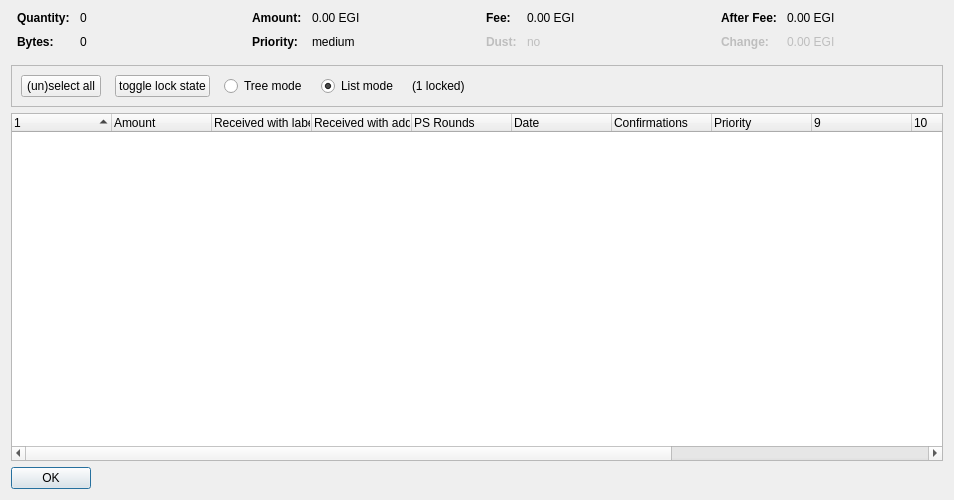
<?xml version="1.0" encoding="UTF-8"?>
<ui version="4.0">
 <class>CoinControlDialog</class>
 <widget class="QDialog" name="CoinControlDialog">
  <property name="geometry">
   <rect>
    <x>0</x>
    <y>0</y>
    <width>954</width>
    <height>500</height>
   </rect>
  </property>
  <property name="windowTitle">
   <string>Coin Selection</string>
  </property>
  <layout class="QVBoxLayout" name="verticalLayout">
   <item>
    <layout class="QHBoxLayout" name="horizontalLayoutTop" stretch="0,0,0,0">
     <property name="topMargin">
      <number>0</number>
     </property>
     <property name="bottomMargin">
      <number>10</number>
     </property>
     <item>
      <layout class="QFormLayout" name="formLayoutCoinControl1">
       <property name="horizontalSpacing">
        <number>10</number>
       </property>
       <property name="verticalSpacing">
        <number>10</number>
       </property>
       <property name="leftMargin">
        <number>6</number>
       </property>
       <property name="rightMargin">
        <number>6</number>
       </property>
       <item row="0" column="0">
        <widget class="QLabel" name="labelCoinControlQuantityText">
         <property name="font">
          <font>
           <weight>75</weight>
           <bold>true</bold>
          </font>
         </property>
         <property name="text">
          <string>Quantity:</string>
         </property>
        </widget>
       </item>
       <item row="0" column="1">
        <widget class="QLabel" name="labelCoinControlQuantity">
         <property name="cursor">
          <cursorShape>IBeamCursor</cursorShape>
         </property>
         <property name="contextMenuPolicy">
          <enum>Qt::ActionsContextMenu</enum>
         </property>
         <property name="text">
          <string notr="true">0</string>
         </property>
         <property name="textInteractionFlags">
          <set>Qt::LinksAccessibleByMouse|Qt::TextSelectableByKeyboard|Qt::TextSelectableByMouse</set>
         </property>
        </widget>
       </item>
       <item row="1" column="0">
        <widget class="QLabel" name="labelCoinControlBytesText">
         <property name="font">
          <font>
           <weight>75</weight>
           <bold>true</bold>
          </font>
         </property>
         <property name="text">
          <string>Bytes:</string>
         </property>
        </widget>
       </item>
       <item row="1" column="1">
        <widget class="QLabel" name="labelCoinControlBytes">
         <property name="cursor">
          <cursorShape>IBeamCursor</cursorShape>
         </property>
         <property name="contextMenuPolicy">
          <enum>Qt::ActionsContextMenu</enum>
         </property>
         <property name="text">
          <string notr="true">0</string>
         </property>
         <property name="textInteractionFlags">
          <set>Qt::LinksAccessibleByMouse|Qt::TextSelectableByKeyboard|Qt::TextSelectableByMouse</set>
         </property>
        </widget>
       </item>
      </layout>
     </item>
     <item>
      <layout class="QFormLayout" name="formLayoutCoinControl2">
       <property name="horizontalSpacing">
        <number>10</number>
       </property>
       <property name="verticalSpacing">
        <number>10</number>
       </property>
       <property name="leftMargin">
        <number>6</number>
       </property>
       <property name="rightMargin">
        <number>6</number>
       </property>
       <item row="0" column="0">
        <widget class="QLabel" name="labelCoinControlAmountText">
         <property name="font">
          <font>
           <weight>75</weight>
           <bold>true</bold>
          </font>
         </property>
         <property name="text">
          <string>Amount:</string>
         </property>
        </widget>
       </item>
       <item row="0" column="1">
        <widget class="QLabel" name="labelCoinControlAmount">
         <property name="cursor">
          <cursorShape>IBeamCursor</cursorShape>
         </property>
         <property name="contextMenuPolicy">
          <enum>Qt::ActionsContextMenu</enum>
         </property>
         <property name="text">
          <string notr="true">0.00 EGI</string>
         </property>
         <property name="textInteractionFlags">
          <set>Qt::LinksAccessibleByMouse|Qt::TextSelectableByKeyboard|Qt::TextSelectableByMouse</set>
         </property>
        </widget>
       </item>
       <item row="1" column="0">
        <widget class="QLabel" name="labelCoinControlPriorityText">
         <property name="font">
          <font>
           <weight>75</weight>
           <bold>true</bold>
          </font>
         </property>
         <property name="text">
          <string>Priority:</string>
         </property>
        </widget>
       </item>
       <item row="1" column="1">
        <widget class="QLabel" name="labelCoinControlPriority">
         <property name="cursor">
          <cursorShape>IBeamCursor</cursorShape>
         </property>
         <property name="contextMenuPolicy">
          <enum>Qt::ActionsContextMenu</enum>
         </property>
         <property name="text">
          <string>medium</string>
         </property>
         <property name="textInteractionFlags">
          <set>Qt::LinksAccessibleByMouse|Qt::TextSelectableByKeyboard|Qt::TextSelectableByMouse</set>
         </property>
        </widget>
       </item>
      </layout>
     </item>
     <item>
      <layout class="QFormLayout" name="formLayoutCoinControl3">
       <property name="horizontalSpacing">
        <number>10</number>
       </property>
       <property name="verticalSpacing">
        <number>10</number>
       </property>
       <property name="leftMargin">
        <number>6</number>
       </property>
       <property name="rightMargin">
        <number>6</number>
       </property>
       <item row="0" column="0">
        <widget class="QLabel" name="labelCoinControlFeeText">
         <property name="font">
          <font>
           <weight>75</weight>
           <bold>true</bold>
          </font>
         </property>
         <property name="text">
          <string>Fee:</string>
         </property>
        </widget>
       </item>
       <item row="0" column="1">
        <widget class="QLabel" name="labelCoinControlFee">
         <property name="cursor">
          <cursorShape>IBeamCursor</cursorShape>
         </property>
         <property name="contextMenuPolicy">
          <enum>Qt::ActionsContextMenu</enum>
         </property>
         <property name="text">
          <string notr="true">0.00 EGI</string>
         </property>
         <property name="textInteractionFlags">
          <set>Qt::LinksAccessibleByMouse|Qt::TextSelectableByKeyboard|Qt::TextSelectableByMouse</set>
         </property>
        </widget>
       </item>
       <item row="1" column="0">
        <widget class="QLabel" name="labelCoinControlLowOutputText">
         <property name="enabled">
          <bool>false</bool>
         </property>
         <property name="font">
          <font>
           <weight>75</weight>
           <bold>true</bold>
          </font>
         </property>
         <property name="text">
          <string>Dust:</string>
         </property>
        </widget>
       </item>
       <item row="1" column="1">
        <widget class="QLabel" name="labelCoinControlLowOutput">
         <property name="enabled">
          <bool>false</bool>
         </property>
         <property name="cursor">
          <cursorShape>IBeamCursor</cursorShape>
         </property>
         <property name="contextMenuPolicy">
          <enum>Qt::ActionsContextMenu</enum>
         </property>
         <property name="text">
          <string>no</string>
         </property>
         <property name="textInteractionFlags">
          <set>Qt::LinksAccessibleByMouse|Qt::TextSelectableByKeyboard|Qt::TextSelectableByMouse</set>
         </property>
        </widget>
       </item>
      </layout>
     </item>
     <item>
      <layout class="QFormLayout" name="formLayoutCoinControl4">
       <property name="horizontalSpacing">
        <number>10</number>
       </property>
       <property name="verticalSpacing">
        <number>10</number>
       </property>
       <property name="leftMargin">
        <number>6</number>
       </property>
       <property name="rightMargin">
        <number>6</number>
       </property>
       <item row="0" column="0">
        <widget class="QLabel" name="labelCoinControlAfterFeeText">
         <property name="font">
          <font>
           <weight>75</weight>
           <bold>true</bold>
          </font>
         </property>
         <property name="text">
          <string>After Fee:</string>
         </property>
        </widget>
       </item>
       <item row="0" column="1">
        <widget class="QLabel" name="labelCoinControlAfterFee">
         <property name="cursor">
          <cursorShape>IBeamCursor</cursorShape>
         </property>
         <property name="contextMenuPolicy">
          <enum>Qt::ActionsContextMenu</enum>
         </property>
         <property name="text">
          <string notr="true">0.00 EGI</string>
         </property>
         <property name="textInteractionFlags">
          <set>Qt::LinksAccessibleByMouse|Qt::TextSelectableByKeyboard|Qt::TextSelectableByMouse</set>
         </property>
        </widget>
       </item>
       <item row="1" column="0">
        <widget class="QLabel" name="labelCoinControlChangeText">
         <property name="enabled">
          <bool>false</bool>
         </property>
         <property name="font">
          <font>
           <weight>75</weight>
           <bold>true</bold>
          </font>
         </property>
         <property name="text">
          <string>Change:</string>
         </property>
        </widget>
       </item>
       <item row="1" column="1">
        <widget class="QLabel" name="labelCoinControlChange">
         <property name="enabled">
          <bool>false</bool>
         </property>
         <property name="cursor">
          <cursorShape>IBeamCursor</cursorShape>
         </property>
         <property name="contextMenuPolicy">
          <enum>Qt::ActionsContextMenu</enum>
         </property>
         <property name="text">
          <string notr="true">0.00 EGI</string>
         </property>
         <property name="textInteractionFlags">
          <set>Qt::LinksAccessibleByMouse|Qt::TextSelectableByKeyboard|Qt::TextSelectableByMouse</set>
         </property>
        </widget>
       </item>
      </layout>
     </item>
    </layout>
   </item>
   <item>
    <widget class="QFrame" name="frame">
     <property name="minimumSize">
      <size>
       <width>0</width>
       <height>40</height>
      </size>
     </property>
     <property name="frameShape">
      <enum>QFrame::StyledPanel</enum>
     </property>
     <property name="frameShadow">
      <enum>QFrame::Sunken</enum>
     </property>
     <layout class="QHBoxLayout" name="horizontalLayout">
      <item>
       <layout class="QHBoxLayout" name="horizontalLayoutPanel" stretch="0,0,0,0,0,0">
        <property name="spacing">
         <number>14</number>
        </property>
        <item>
         <widget class="QPushButton" name="pushButtonSelectAll">
          <property name="sizePolicy">
           <sizepolicy hsizetype="Maximum" vsizetype="Fixed">
            <horstretch>0</horstretch>
            <verstretch>0</verstretch>
           </sizepolicy>
          </property>
          <property name="text">
           <string>(un)select all</string>
          </property>
          <property name="autoDefault">
           <bool>false</bool>
          </property>
         </widget>
        </item>
        <item>
         <widget class="QPushButton" name="pushButtonToggleLock">
          <property name="sizePolicy">
           <sizepolicy hsizetype="Maximum" vsizetype="Fixed">
            <horstretch>0</horstretch>
            <verstretch>0</verstretch>
           </sizepolicy>
          </property>
          <property name="text">
           <string>toggle lock state</string>
          </property>
          <property name="autoDefault">
           <bool>false</bool>
          </property>
         </widget>
        </item>
        <item>
         <widget class="QRadioButton" name="radioTreeMode">
          <property name="sizePolicy">
           <sizepolicy hsizetype="Maximum" vsizetype="Fixed">
            <horstretch>0</horstretch>
            <verstretch>0</verstretch>
           </sizepolicy>
          </property>
          <property name="text">
           <string>Tree mode</string>
          </property>
         </widget>
        </item>
        <item>
         <widget class="QRadioButton" name="radioListMode">
          <property name="sizePolicy">
           <sizepolicy hsizetype="Maximum" vsizetype="Fixed">
            <horstretch>0</horstretch>
            <verstretch>0</verstretch>
           </sizepolicy>
          </property>
          <property name="text">
           <string>List mode</string>
          </property>
          <property name="checked">
           <bool>true</bool>
          </property>
         </widget>
        </item>
        <item>
         <widget class="QLabel" name="labelLocked">
          <property name="text">
           <string>(1 locked)</string>
          </property>
         </widget>
        </item>
        <item>
         <spacer name="horizontalSpacer">
          <property name="orientation">
           <enum>Qt::Horizontal</enum>
          </property>
          <property name="sizeHint" stdset="0">
           <size>
            <width>40</width>
            <height>20</height>
           </size>
          </property>
         </spacer>
        </item>
       </layout>
      </item>
     </layout>
    </widget>
   </item>
   <item>
    <widget class="CoinControlTreeWidget" name="treeWidget">
     <property name="contextMenuPolicy">
      <enum>Qt::CustomContextMenu</enum>
     </property>
     <property name="sortingEnabled">
      <bool>false</bool>
     </property>
     <property name="columnCount">
      <number>13</number>
     </property>
     <attribute name="headerShowSortIndicator" stdset="0">
      <bool>true</bool>
     </attribute>
     <attribute name="headerStretchLastSection">
      <bool>false</bool>
     </attribute>
     <column>
      <property name="text">
       <string/>
      </property>
     </column>
     <column>
      <property name="text">
       <string>Amount</string>
      </property>
     </column>
     <column>
      <property name="text">
       <string>Received with label</string>
      </property>
     </column>
     <column>
      <property name="text">
       <string>Received with address</string>
      </property>
     </column>
     <column>
      <property name="text">
       <string>PS Rounds</string>
      </property>
     </column>
     <column>
      <property name="text">
       <string>Date</string>
      </property>
     </column>
     <column>
      <property name="text">
       <string>Confirmations</string>
      </property>
      <property name="toolTip">
       <string>Confirmed</string>
      </property>
     </column>
     <column>
      <property name="text">
       <string>Priority</string>
      </property>
     </column>
     <column>
      <property name="text">
       <string/>
      </property>
     </column>
     <column>
      <property name="text">
       <string/>
      </property>
     </column>
     <column>
      <property name="text">
       <string/>
      </property>
     </column>
     <column>
      <property name="text">
       <string/>
      </property>
     </column>
     <column>
      <property name="text">
       <string/>
      </property>
     </column>
    </widget>
   </item>
   <item>
    <widget class="QDialogButtonBox" name="buttonBox">
     <property name="sizePolicy">
      <sizepolicy hsizetype="Maximum" vsizetype="Fixed">
       <horstretch>0</horstretch>
       <verstretch>0</verstretch>
      </sizepolicy>
     </property>
     <property name="orientation">
      <enum>Qt::Horizontal</enum>
     </property>
     <property name="standardButtons">
      <set>QDialogButtonBox::Ok</set>
     </property>
    </widget>
   </item>
  </layout>
 </widget>
 <customwidgets>
  <customwidget>
   <class>CoinControlTreeWidget</class>
   <extends>QTreeWidget</extends>
   <header>coincontroltreewidget.h</header>
  </customwidget>
 </customwidgets>
 <resources/>
 <connections/>
</ui>
